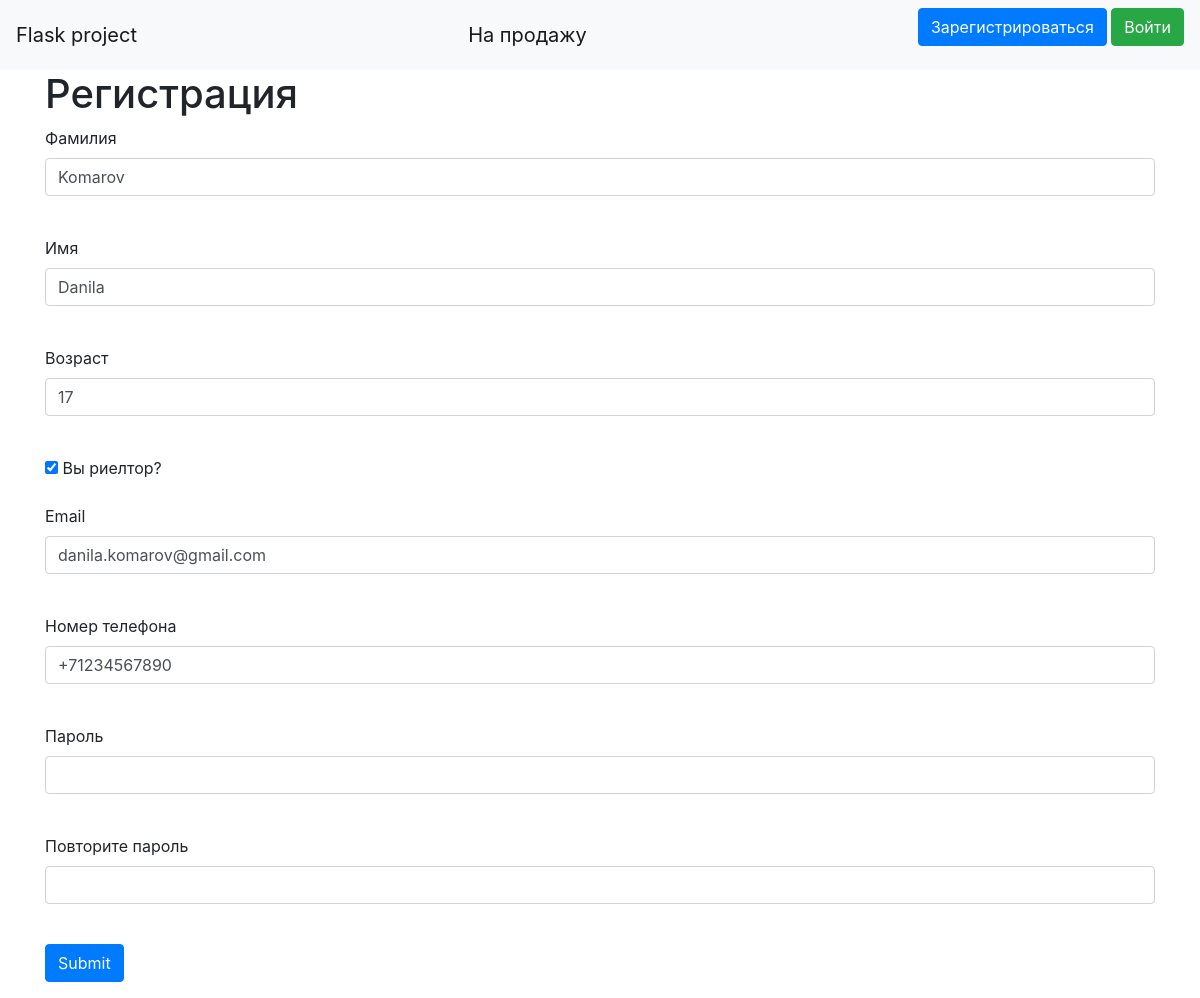
Screenshot of /change_user/1 with the database file from the repository.
### data/users.py (models this page shows, shortened)
class User(SqlAlchemyBase, UserMixin):
    __tablename__ = 'users'
    id = sqlalchemy.Column(sqlalchemy.Integer, primary_key=True, autoincrement=True)
    surname = sqlalchemy.Column(sqlalchemy.String, nullable=True)
    name = sqlalchemy.Column(sqlalchemy.String, nullable=True)
    age = sqlalchemy.Column(sqlalchemy.Integer, nullable=True)
    is_realtor = sqlalchemy.Column(sqlalchemy.Boolean)
    email = sqlalchemy.Column(sqlalchemy.String, unique=True)
    phone = sqlalchemy.Column(sqlalchemy.String, nullable=True)
    hashed_password = sqlalchemy.Column(sqlalchemy.String, nullable=True)
    sort = sqlalchemy.Column(sqlalchemy.String, nullable=True)

### main.py (the view, shortened to what this page needs)
@app.route('/change_user/<int:id>', methods=["POST", "GET"])
def change_user(id):
    form = RegisterForm()
    if request.method == 'GET':
        user = session.query(User).filter(User.id == id).first()
        if user:
            form.surname.data = user.surname
            form.name.data = user.name
            form.age.data = user.age
            form.is_realtor.data = user.is_realtor
            form.email.data = user.email
            form.phone.data = user.phone
        else:
            abort(404)
    return render_template('/register.html', title="Редактирование пользователя", form=form)

### register.py
class RegisterForm(FlaskForm):
    surname = StringField("Фамилия")
    name = StringField("Имя")
    age = IntegerField("Возраст")
    is_realtor = BooleanField("Вы риелтор?")
    email = EmailField("Email", validators=[DataRequired()])
    phone = StringField("Номер телефона")
    password = PasswordField("Пароль", validators=[DataRequired()])
    r_password = PasswordField("Повторите пароль")
    submit = SubmitField("Submit")

### templates/register.html (shortened to what this page needs)
<!DOCTYPE html>
<html lang="en">
    <head>
    </head>
    <body>
        {% extends "base.html" %}
        {% block content %}
            <h1>Регистрация</h1>
            <form action="" method="post" novalidate>
                <p>
                    {{ form.surname.label }}<br>
                    {{ form.surname(class="form-control") }}<br>
                </p>
                <p>
                    {{ form.name.label }}<br>
                    {{ form.name(class="form-control") }}<br>
                </p>
                <p>
                    {{ form.age.label }}<br>
                    {{ form.age(class="form-control") }}<br>
                </p>
                <p>{{ form.is_realtor() }} {{ form.is_realtor.label }}</p>
                <p>
                    {{ form.email.label }}<br>
                    {{ form.email(class="form-control", type="email") }}<br>
                </p>
                <p>
                    {{ form.phone.label }}<br>
                    {{ form.phone(class="form-control", type="tel") }}<br>
                </p>
                <p>
                    {{ form.password.label }}<br>
                    {{ form.password(class="form-control", type="password", id="pass", onkeyup="passcorr()") }}<br>
                </p>
                <p>
                    {{ form.r_password.label }}<br>
                    {{ form.r_password(class="form-control", type="password", id="checkPass", onblur="valid(event)") }}<br>
                </p>
                <p>{{ form.submit(type="submit", class="btn btn-primary") }}</p>
            </form>
        {% endblock %}

### rows the page displays
User: surname "Komarov", name "Danila", age "17", is_realtor "☑", email "danila.komarov@gmail.com", phone "+71234567890"
